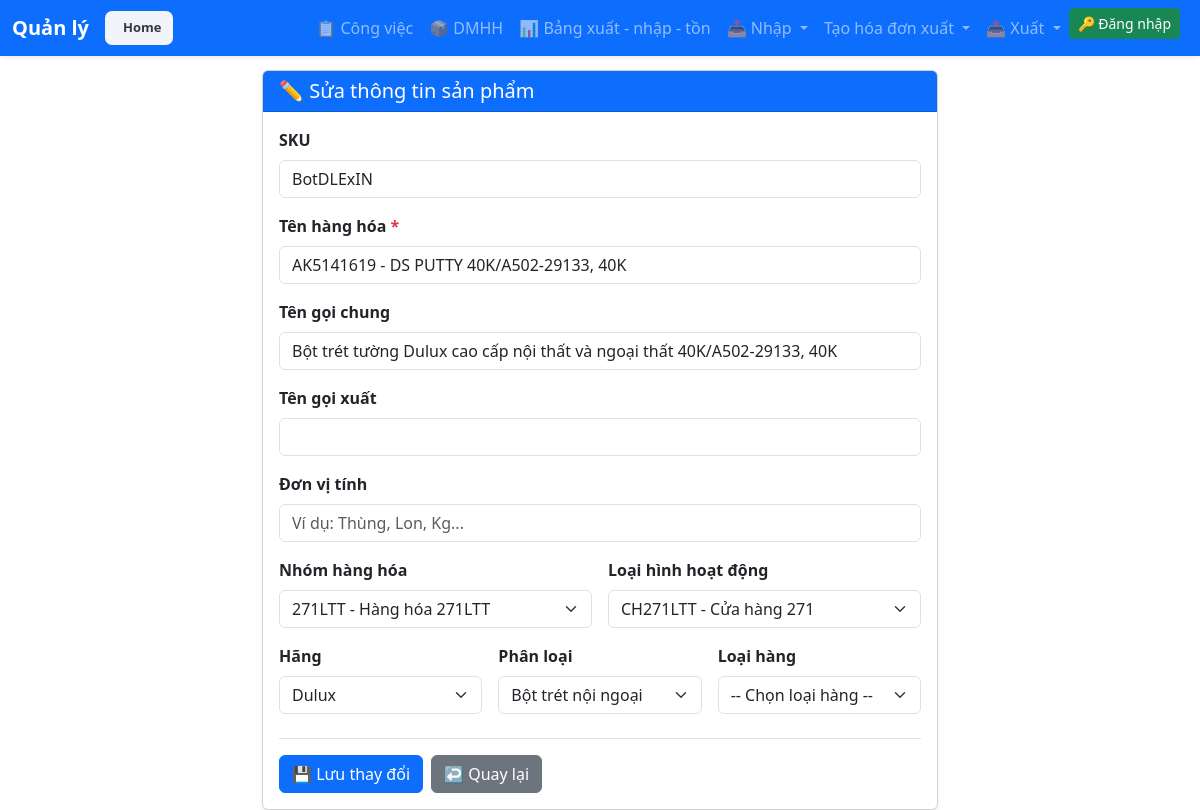
Page /invoice/products/edit/1/ on the committed database.
### invoice_reader_app/model_invoice.py (models this page shows, shortened)
class ProductName(models.Model):
    sku = models.CharField(
        max_length=100,
        blank=True,
        null=True
    )
    ten_hang = models.CharField(
        max_length=255
    )
    ten_goi_chung = models.CharField(
        max_length=255,
        blank=True,
        null=True
    )
    ten_goi_xuat = models.CharField(
        max_length=255,
        blank=True,
        null=True
    )
    dvt = models.CharField(
        max_length=50,
        blank=True,
        default=''
    )
    nhom_hang = models.ForeignKey(
        ProductGroup,
        on_delete=models.SET_NULL,
        null=True,
        blank=True,
        related_name="products",
        verbose_name="Nhóm hàng"
    )
    activity_type = models.ForeignKey(
        ActivityType,
        on_delete=models.SET_NULL,
        null=True,
        blank=True,
        related_name="products",
        verbose_name="Loại hình hoạt động"
    )
    brand = models.ForeignKey(
        Brand,
        on_delete=models.SET_NULL,
        null=True,
        blank=True,
        related_name="products",
        verbose_name="Hãng"
    )
    product_type = models.ForeignKey(
        ProductType,
        on_delete=models.SET_NULL,
        null=True,
        blank=True,
        related_name="products",
        verbose_name="Phân loại"
    )
    product_level = models.ForeignKey(
        ProductLevel,
        on_delete=models.SET_NULL,
        null=True,
        blank=True,
        related_name="products",
        verbose_name="Loại hàng"
    )

class Brand(models.Model):
    name = models.CharField(
        max_length=100,
        unique=True,
        verbose_name="Hãng"
    )
    is_active = models.BooleanField(
        default=True,
        verbose_name="Đang sử dụng"
    )
    class Meta:
        verbose_name = "Hãng"
        verbose_name_plural = "Hãng"
        ordering = ["name"]

class ProductType(models.Model):
    name = models.CharField(
        max_length=100,
        unique=True,
        verbose_name="Phân loại"
    )
    is_active = models.BooleanField(
        default=True,
        verbose_name="Đang sử dụng"
    )
    class Meta:
        verbose_name = "Phân loại hàng"
        verbose_name_plural = "Phân loại hàng"
        ordering = ["name"]

### invoice_reader_app/models_productgroup.py (models this page shows, shortened)
class ProductGroup(models.Model):
    code = models.CharField(
        max_length=50,
        unique=True,
        verbose_name="Mã nhóm hàng"
    )
    name = models.CharField(
        max_length=255,
        unique=True,
        verbose_name="Tên nhóm hàng"
    )
    is_active = models.BooleanField(
        default=True,
        verbose_name="Đang sử dụng"
    )
    created_at = models.DateTimeField(
        auto_now_add=True
    )
    updated_at = models.DateTimeField(
        auto_now=True
    )
    activity_type = models.ForeignKey(        ActivityType,        on_delete=models.SET_NULL,        null=True,        blank=True,        related_name="product_groups",
        verbose_name="Loại hình hoạt động"
    )
    class Meta:
        ordering = ["name"]
        verbose_name = "Nhóm hàng"
        verbose_name_plural = "Nhóm hàng"

### invoice_reader_app/models_activitytype.py (models this page shows, shortened)
class ActivityType(models.Model):
    code = models.CharField(
        max_length=50,
        unique=True,
        verbose_name="Mã hoạt động"
    )
    name = models.CharField(
        max_length=255,
        verbose_name="Tên hoạt động"
    )
    is_active = models.BooleanField(
        default=True,
        verbose_name="Đang sử dụng"
    )
    class Meta:
        db_table = "activity_types"
        verbose_name = "Loại hình hoạt động"
        verbose_name_plural = "Loại hình hoạt động"
        ordering = ["code"]

### invoice_reader_app/products_dmhh.py (the view, shortened to what this page needs)
# urls.py: path('products/edit/<int:product_id>/', edit_product_dmhh, name='edit_product_dmhh'),
def edit_product_dmhh(request, product_id):
    product = get_object_or_404(
        ProductName,
        id=product_id
    )
    nhom_hang_list = (
        ProductGroup.objects
        .filter(is_active=True)
        .order_by("name")
    )
    activity_type_list = (
        ActivityType.objects
        .filter(is_active=True)
        .order_by("code")
    )
    brand_list = (
        Brand.objects
        .filter(is_active=True)
        .order_by("name")
    )
    product_type_list = (
        ProductType.objects
        .filter(is_active=True)
        .order_by("name")
    )
    product_level_list = (
        ProductLevel.objects
        .filter(is_active=True)
        .order_by("name")
    )
    return render(
        request,
        "edit_product_dmhh.html",
        {
            "product": product,
            "nhom_hang_list":
                nhom_hang_list,
            "activity_type_list":
                activity_type_list,
            "brand_list":
                brand_list,
            "product_type_list":
                product_type_list,
            "product_level_list":
                product_level_list,
        }
    )

### invoice_reader_app/context_processors.py (called while the page is built)
def current_fiscal_year(request):
    return {
        "current_year": request.session.get(
            "fiscal_year", datetime.now().year
        )
    }

### invoice_reader_app/templates/edit_product_dmhh.html (shortened to what this page needs)
{% extends 'base.html' %}
{% block content %}
<div class="container-fluid">
    <div class="row justify-content-center">
        <div class="col-lg-8 col-xl-7">
            <div class="card shadow-sm">
                <div class="card-header bg-primary text-white">
                    <h5 class="mb-0">
                        ✏️ Sửa thông tin sản phẩm
                    </h5>
                </div>
                <div class="card-body">
                    <form method="post">
                        <div class="mb-3">
                            <label
                                for="sku"
                                class="form-label fw-semibold"
                            >
                                SKU
                            </label>
                            <input
                                type="text"
                                name="sku"
                                id="sku"
                                class="form-control"
                                value="{{ product.sku|default:'' }}"
                                placeholder="Nhập SKU"
                            >
                        </div>
                        <div class="mb-3">
                            <label
                                for="ten_hang"
                                class="form-label fw-semibold"
                            >
                                Tên hàng hóa
                                <span class="text-danger">*</span>
                            </label>
                            <input
                                type="text"
                                name="ten_hang"
                                id="ten_hang"
                                class="form-control"
                                value="{{ product.ten_hang|default:'' }}"
                                required
                            >
                        </div>
                        <div class="mb-3">
                            <label
                                for="ten_goi_chung"
                                class="form-label fw-semibold"
                            >
                                Tên gọi chung
                            </label>
                            <input
                                type="text"
                                name="ten_goi_chung"
                                id="ten_goi_chung"
                                class="form-control"
                                value="{{ product.ten_goi_chung|default:'' }}"
                            >
                        </div>
                        <div class="mb-3">
                            <label
                                for="ten_goi_xuat"
                                class="form-label fw-semibold"
                            >
                                Tên gọi xuất
                            </label>
                            <input
                                type="text"
                                name="ten_goi_xuat"
                                id="ten_goi_xuat"
                                class="form-control"
                                value="{{ product.ten_goi_xuat|default:'' }}"
                            >
                        </div>
                        <div class="mb-3">
                            <label
                                for="dvt"
                                class="form-label fw-semibold"
                            >
                                Đơn vị tính
                            </label>
                            <input
                                type="text"
                                name="dvt"
                                id="dvt"
                                class="form-control"
                                value="{{ product.dvt|default:'' }}"
                                placeholder="Ví dụ: Thùng, Lon, Kg..."
                            >
                        </div>
                        <div class="row g-3">
                            <div class="col-md-6">
                                <label
                                    for="nhom_hang"
                                    class="form-label fw-semibold"
                                >
                                    Nhóm hàng hóa
                                </label>
                                <select
                                    name="nhom_hang"
                                    id="nhom_hang"
                                    class="form-select"
                                >
                                    {% for group in nhom_hang_list %}
                                        <option
                                            value="{{ group.id }}"
                                            {% if product.nhom_hang_id == group.id %}
                                                selected
                                            {% endif %}
                                        >
                                            {{ group.code }}
                                            -
                                        </option>
                                    {% endfor %}
                                </select>
                            </div>
                            <div class="col-md-6">
                                <label
                                    for="activity_type"
                                    class="form-label fw-semibold"
                                >
                                    Loại hình hoạt động
                                </label>
                                <select
                                    name="activity_type"
                                    id="activity_type"
                                    class="form-select"
                                >
                                    {% for activity in activity_type_list %}
                                        <option
                                            value="{{ activity.id }}"
                                            {% if product.activity_type_id == activity.id %}
                                                selected
                                            {% endif %}
                                        >
                                            {{ activity.code }}
                                            -
                                        </option>
                                    {% endfor %}
                                </select>
                            </div>
                            <div class="col-md-4">
                                <label
                                    for="brand"
                                    class="form-label fw-semibold"
                                >
                                    Hãng
                                </label>
                                <select
                                    name="brand"
                                    id="brand"
                                    class="form-select"
                                >
                                    {% for item in brand_list %}
                                        <option
                                            value="{{ item.id }}"
                                            {% if product.brand_id == item.id %}
                                                selected
                                            {% endif %}
                                        >
                                            {{ item.name }}
                                        </option>
                                    {% endfor %}
                                </select>
                            </div>
                            <div class="col-md-4">
                                <label
                                    for="product_type"
                                    class="form-label fw-semibold"
                                >
                                    Phân loại
                                </label>
                                <select
                                    name="product_type"
                                    id="product_type"
                                    class="form-select"
                                >
                                    {% for item in product_type_list %}
                                        <option
                                            value="{{ item.id }}"
                                            {% if product.product_type_id == item.id %}
                                                selected
                                            {% endif %}
                                        >
                                            {{ item.name }}
                                        </option>
                                    {% endfor %}
                                </select>
                            </div>
                            <div class="col-md-4">
                                <label
                                    for="product_level"
                                    class="form-label fw-semibold"
                                >
                                    Loại hàng
                                </label>
                                <select
                                    name="product_level"
                                    id="product_level"
                                    class="form-select"
                                >
                                    <option value="">
                                        -- Chọn loại hàng --
                                    </option>
                                </select>
                            </div>
                        </div>
                        <div class="mt-4 pt-3 border-top d-flex gap-2">
                            <button
                                type="submit"
                                class="btn btn-primary"
                            >
                                💾 Lưu thay đổi
                            </button>
                            <a
                                href="{% url 'product_dmhh' %}"
                                class="btn btn-secondary"
                            >
                                ↩️ Quay lại
                            </a>
                        </div>
                    </form>
                </div>
            </div>
        </div>
    </div>
</div>
{% endblock %}

### invoice_reader_app/templates/base.html (style rules this page uses)
body { padding-top: 70px; }

### rows in the picture
ProductName: sku "BotDLExIN", ten_hang "AK5141619 - DS PUTTY 40K/A502-29133, 40K", ten_goi_chung "Bột trét tường Dulux cao cấp nội thất và ngoại thất 40K/A502-29133, 40K", nhom_hang "271LTT - Hàng hóa 271LTT", activity_type "CH271LTT - Cửa hàng 271", brand "Dulux", product_type "Bột trét nội ngoại"
